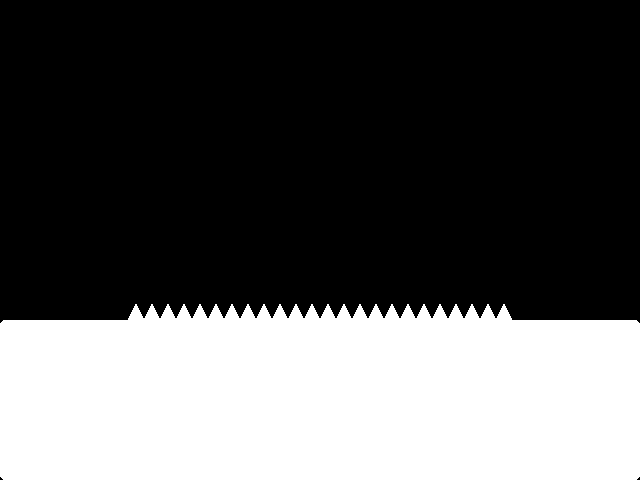

This game map was drawn from its Tiled (.tmx) file and the tilesets committed beside it. A one-line description and the trimmed map source follow:
An orthogonal 40x30 tile map with 16x16 px tiles, 4 tile layers (platforms, spikes, platforms2, spikes2) and 2 objects.

<map version="1.9" tiledversion="1.9.2" orientation="orthogonal" renderorder="right-down" width="40" height="30" tilewidth="16" tileheight="16" infinite="0" nextlayerid="9" nextobjectid="6">
 <editorsettings>
  <export target="lv5.csv" format="csv" />
 </editorsettings>
 <tileset firstgid="1" name="tileset" tilewidth="16" tileheight="16" tilecount="81" columns="9">
  <image source="../images/tileset.png" width="144" height="144" />
 </tileset>
 <layer id="1" name="platforms" width="40" height="30">
  <data>[1200 cells, 400 non-empty, 5 distinct tile ids]</data>
 </layer>
 <layer id="2" name="spikes" width="40" height="30">
  <data>[1200 cells, 1120 non-empty, 2 distinct tile ids]</data>
 </layer>
 <layer id="4" name="platforms2" width="40" height="30">
  <data>[1200 cells, 1200 non-empty, 6 distinct tile ids]</data>
 </layer>
 <objectgroup id="5" name="text" />
 <objectgroup id="6" name="player">
  <object id="3" x="48" y="288" width="16" height="16" />
 </objectgroup>
 <layer id="3" name="spikes2" width="40" height="30">
  <data>[1200 cells, 214 non-empty, 2 distinct tile ids]</data>
 </layer>
 <objectgroup id="8" name="end">
  <object id="5" x="592" y="304" width="16" height="16">
   <properties>
    <property name="next" value="lv6" />
   </properties>
  </object>
 </objectgroup>
</map>
